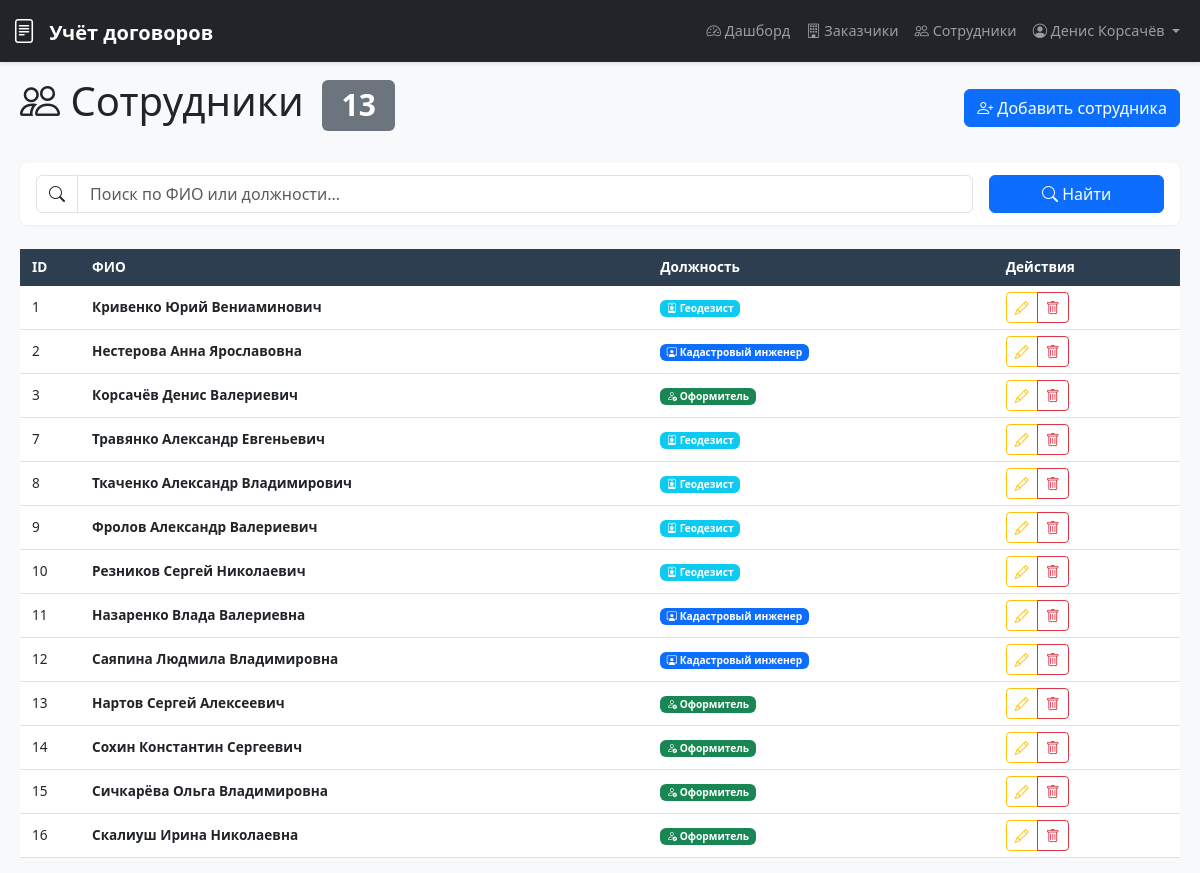
Screenshot of /employees/ (signed in) with the database file from the repository.
### contracts/models.py (models this page shows, shortened)
class Employee(models.Model):
    user = models.OneToOneField(User, on_delete=models.SET_NULL, null=True, blank=True, verbose_name='Пользователь')
    full_name = models.CharField(max_length=100, verbose_name='ФИО')
    position = models.CharField(max_length=100, blank=True, verbose_name='Должность')
    class Meta:
        verbose_name = 'Сотрудник'
        verbose_name_plural = 'Сотрудники'

### contracts/views.py (the view)
# urls.py: path('employees/', views.employee_list, name='employee_list'),
@login_required
def employee_list(request):
    employees = Employee.objects.all()
    search_query = request.GET.get('q', '')
    if search_query:
        employees = employees.filter(
            Q(full_name__icontains=search_query) |
            Q(position__icontains=search_query)
        )
    from django.core.paginator import Paginator
    paginator = Paginator(employees, 20)
    page_number = request.GET.get('page')
    page_obj = paginator.get_page(page_number)
    context = {
        'employees': page_obj,
        'page_obj': page_obj,
        'search_query': search_query,
        'is_paginated': page_obj.has_other_pages(),
    }
    return render(request, 'contracts/employee_list.html', context)

### contracts/context_processors.py (called while the page is built)
def dadata_keys(request):
    return {
        'DADATA_API_KEY': settings.DADATA_API_KEY,
    }

### contracts/templates/contracts/employee_list.html (shortened to what this page needs)
{% extends 'base.html' %}
{% block content %}
<div class="d-flex justify-content-between align-items-center mb-4">
    <h1>
        <i class="bi bi-people"></i> Сотрудники
        <span class="badge bg-secondary ms-2">{{ employees|length }}</span>
    </h1>
    <button class="btn btn-primary" onclick="openModal('{% url 'contracts:employee_create' %}', 'Добавить сотрудника')">
        <i class="bi bi-person-plus"></i> Добавить сотрудника
    </button>
</div>
<div class="search-card mb-4">
    <form method="get" class="row g-3">
        <div class="col-md-10">
            <div class="input-group">
                <span class="input-group-text bg-white">
                    <i class="bi bi-search"></i>
                </span>
                <input type="text" name="q" class="form-control"
                       placeholder="Поиск по ФИО или должности..."
                       value="{{ search_query }}">
            </div>
        </div>
        <div class="col-md-2">
            <button type="submit" class="btn btn-primary w-100">
                <i class="bi bi-search"></i> Найти
            </button>
        </div>
    </form>
</div>
<div class="table-responsive">
    <table class="table table-hover align-middle">
        <thead class="table-dark">
            <tr>
                <th style="width: 60px">ID</th>
                <th>ФИО</th>
                <th>Должность</th>
                <th>Действия</th>
            </tr>
        </thead>
        <tbody>
            {% for employee in employees %}
            <tr>
                <td>{{ employee.id }}</td>
                <td>
                    <strong>{{ employee.full_name }}</strong>
                </td>
                <td>
                    {% if employee.position == 'geodesist' %}
                        <span class="badge bg-info">
                            <i class="bi bi-person-badge"></i> Геодезист
                        </span>
                    {% elif employee.position == 'cadastral_engineer' %}
                        <span class="badge bg-primary">
                            <i class="bi bi-person-workspace"></i> Кадастровый инженер
                        </span>
                    {% elif employee.position == 'designer' %}
                        <span class="badge bg-success">
                            <i class="bi bi-person-check"></i> Оформитель
                        </span>
                    {% elif employee.position == 'all' %}
                        <span class="badge bg-warning text-dark">
                            <i class="bi bi-star"></i> Универсальный
                        </span>
                    {% else %}
                        <span class="badge bg-secondary">{{ employee.position }}</span>
                    {% endif %}
                </td>
                <td>
                    <div class="btn-group btn-group-sm">
                        <button class="btn btn-outline-warning"
                                onclick="openModal('{% url 'contracts:employee_edit' employee.id %}', 'Редактировать сотрудника')"
                                title="Редактировать">
                            <i class="bi bi-pencil"></i>
                        </button>
                        <button class="btn btn-outline-danger"
                                onclick="openModal('{% url 'contracts:employee_delete' employee.id %}', 'Удалить сотрудника')"
                                title="Удалить">
                            <i class="bi bi-trash"></i>
                        </button>
                    </div>
                </td>
            </tr>
            {% endfor %}
        </tbody>
    </table>
</div>
{% endblock %}

### contracts/templates/base.html (shortened to what this page needs)
<!DOCTYPE html>
<html lang="ru">
<head>
    <link href="https://cdnjs.cloudflare.com/ajax/libs/bootstrap/5.3.0/css/bootstrap.min.css" rel="stylesheet">
    <link rel="stylesheet" href="https://cdnjs.cloudflare.com/ajax/libs/bootstrap-icons/1.11.3/font/bootstrap-icons.min.css">
    <link href="https://cdn.jsdelivr.net/npm/suggestions-jquery@20.3.0/dist/css/suggestions.min.css" rel="stylesheet" />
</head>
<body>
    <nav class="navbar navbar-expand-lg navbar-dark bg-dark">
        <div class="container-fluid">
            <a class="navbar-brand" href="{% url 'contracts:contract_list' %}">
                <i class="bi bi-file-text fs-4"></i>
                <span class="fw-bold ms-2">Учёт договоров</span>
            </a>
            <div class="collapse navbar-collapse" id="navbarNav">
                <ul class="navbar-nav ms-auto">
                    {% if user.is_authenticated %}
                        <li class="nav-item">
                            <a class="nav-link" href="{% url 'contracts:dashboard' %}">
                                <i class="bi bi-speedometer2"></i> Дашборд
                            </a>
                        </li>
                        <li class="nav-item">
                            <a class="nav-link" href="{% url 'contracts:customer_list' %}">
                                <i class="bi bi-building"></i> Заказчики
                            </a>
                        </li>
                        <li class="nav-item">
                            <a class="nav-link" href="{% url 'contracts:employee_list' %}">
                                <i class="bi bi-people"></i> Сотрудники
                            </a>
                        </li>
                        <li class="nav-item dropdown">
                            <a class="nav-link dropdown-toggle" href="#" role="button" data-bs-toggle="dropdown">
                                <i class="bi bi-person-circle"></i>
                                {% if user.first_name or user.last_name %}
                                    {{ user.first_name }} {{ user.last_name }}
                                {% else %}
                                    {{ user.username }}
                                {% endif %}
                            </a>
                        </li>
                    {% endif %}
                </ul>
            </div>
        </div>
    </nav>
    <div class="main-content">
        <div class="container-fluid-custom">
            {% block content %}{% endblock %}
        </div>
    </div>
</body>
</html>

### contracts/templates/base.html (style rules this page uses)
* { margin: 0; padding: 0; box-sizing: border-box; }
html, body { height: 100%; width: 100%; overflow-x: hidden; }
body { background-color: #f8f9fa; display: flex; flex-direction: column; font-size: 0.85rem; }
.navbar { flex-shrink: 0; box-shadow: 0 2px 4px rgba(0,0,0,0.1); font-size: 0.9rem; }
.main-content { flex: 1; padding: 15px 0; overflow-y: auto; }
.container-fluid-custom { width: 100%; padding-right: 20px; padding-left: 20px; margin-right: auto; margin-left: auto; }
.table { margin-bottom: 0; min-width: 1100px; }
.table thead th { background-color: #2c3e50; color: white; font-weight: 600; white-space: nowrap; position: sticky; top: 0; z-index: 10; padding: 8px 12px; }
.table tbody td { padding: 6px 12px; vertical-align: middle; }
.search-card { background: white; border-radius: 8px; padding: 12px 16px; margin-bottom: 15px; box-shadow: 0 1px 3px rgba(0,0,0,0.05); }
.table { margin-bottom: 0; min-width: 1000px; }

### rows the page displays
Employee: id "1", full_name "Кривенко Юрий Вениаминович", position "geodesist" (drawn)
Employee: id "2", full_name "Нестерова Анна Ярославовна", shows "Кадастровый инженер"
Employee: id "3", full_name "Корсачёв Денис Валериевич", position "designer" (drawn)
Employee: id "7", full_name "Травянко Александр Евгеньевич", position "geodesist" (drawn)
Employee: id "8", full_name "Ткаченко Александр Владимирович", position "geodesist" (drawn)
Employee: id "9", full_name "Фролов Александр Валериевич", position "geodesist" (drawn)
Employee: id "10", full_name "Резников Сергей Николаевич", position "geodesist" (drawn)
Employee: id "11", full_name "Назаренко Влада Валериевна", shows "Кадастровый инженер"
Employee: id "12", full_name "Саяпина Людмила Владимировна", shows "Кадастровый инженер"
Employee: id "13", full_name "Нартов Сергей Алексеевич", position "designer" (drawn)
Employee: id "14", full_name "Сохин Константин Сергеевич", position "designer" (drawn)
Employee: id "15", full_name "Сичкарёва Ольга Владимировна", position "designer" (drawn)
Employee: id "16", full_name "Скалиуш Ирина Николаевна", position "designer" (drawn)

### other values shown
{{ user.first_name }} "Денис"
{{ user.last_name }} "Корсачёв"
{{ employees|length }} "13"
